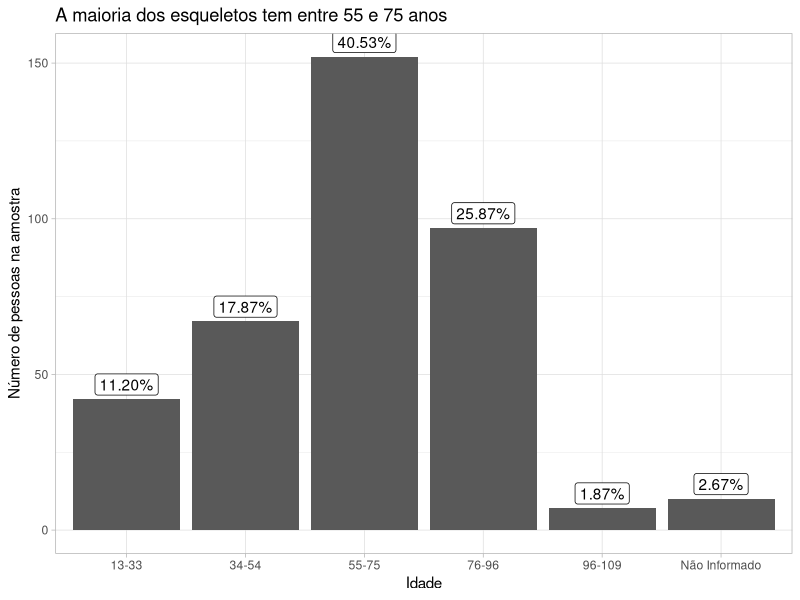
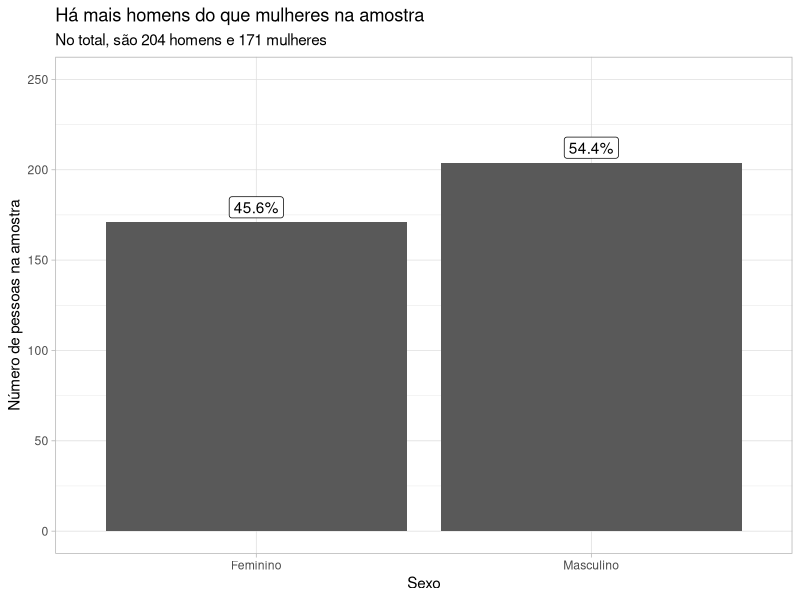
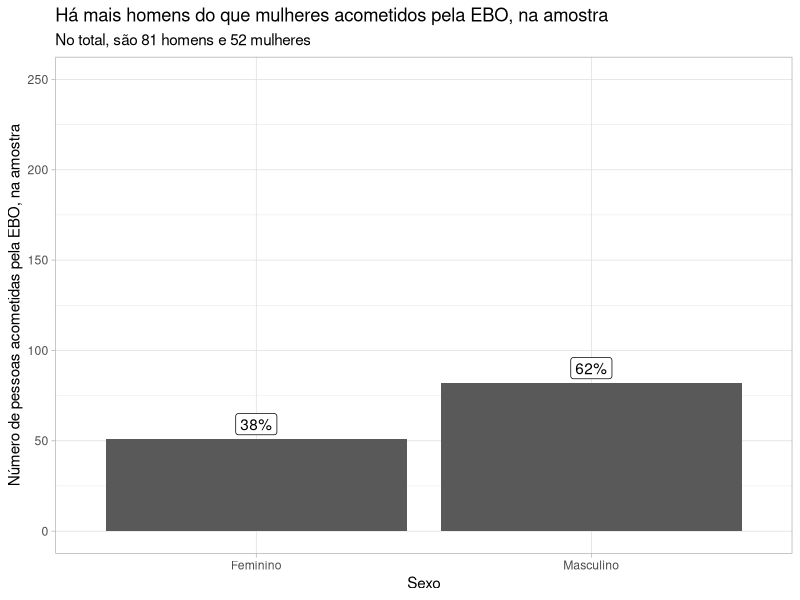
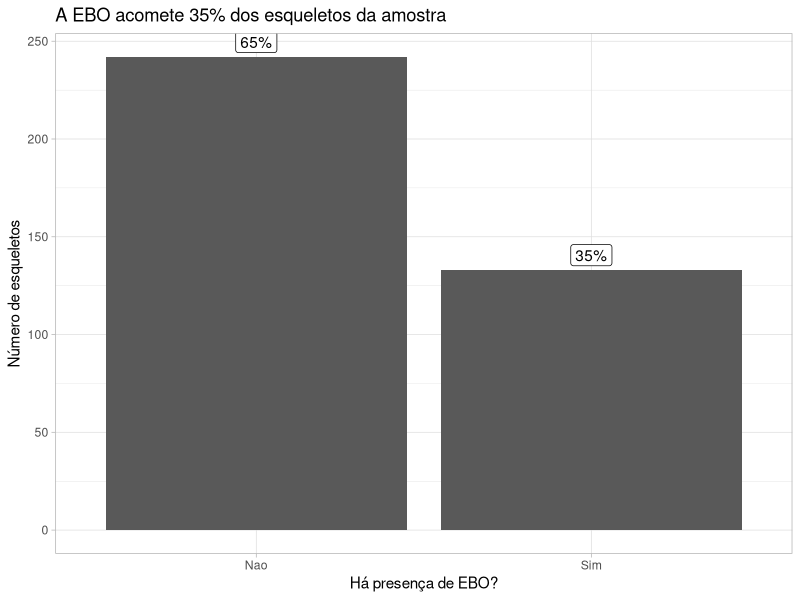
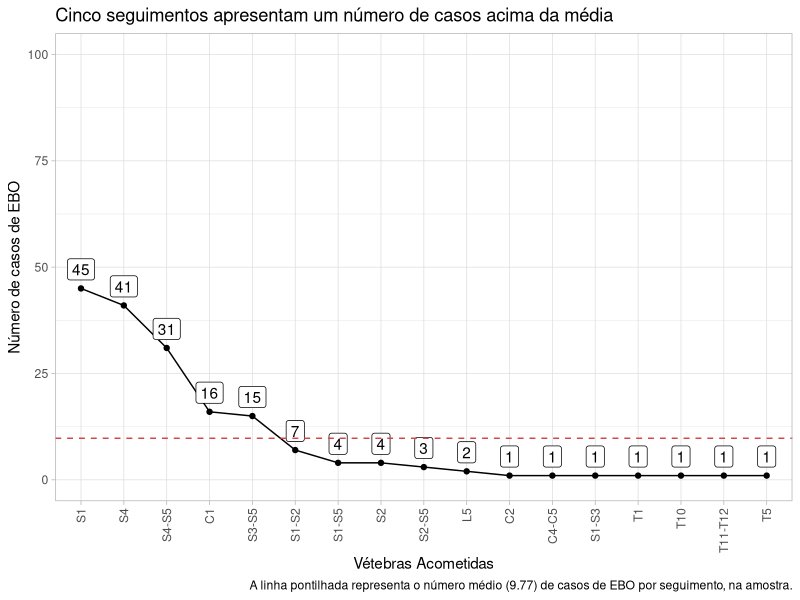
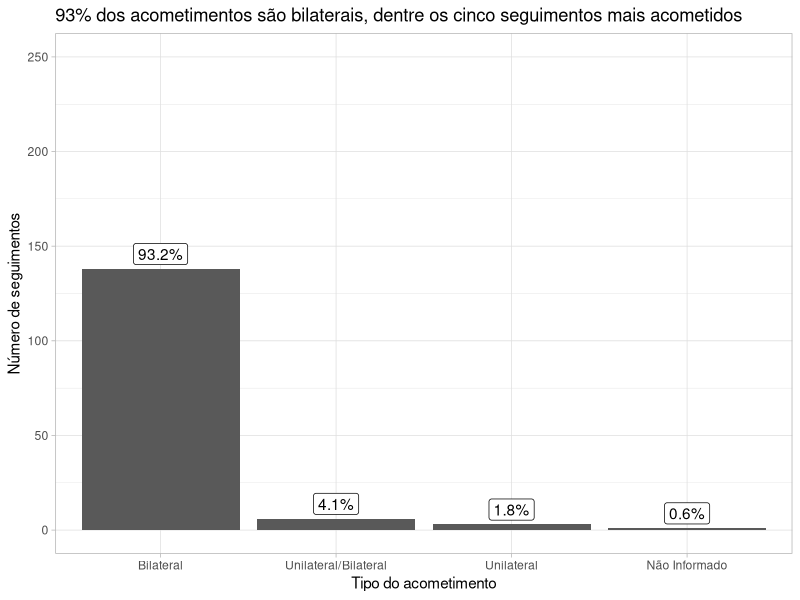
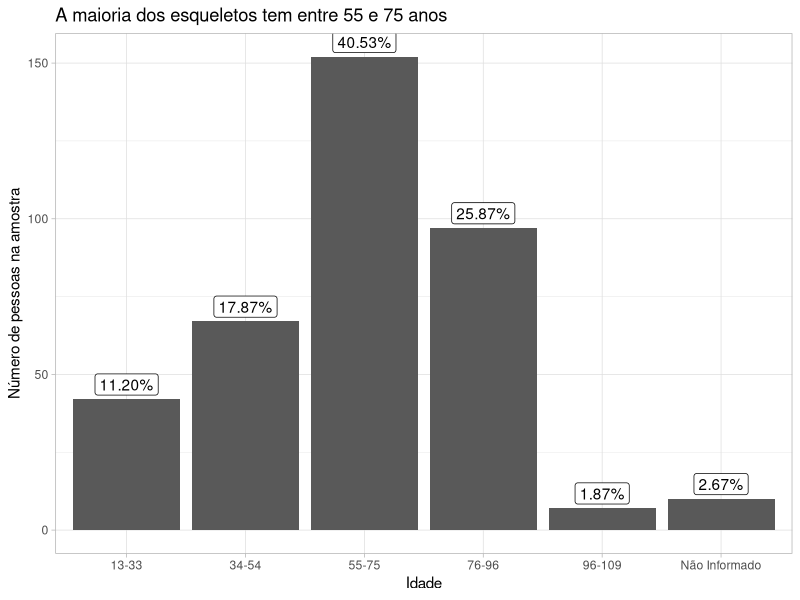
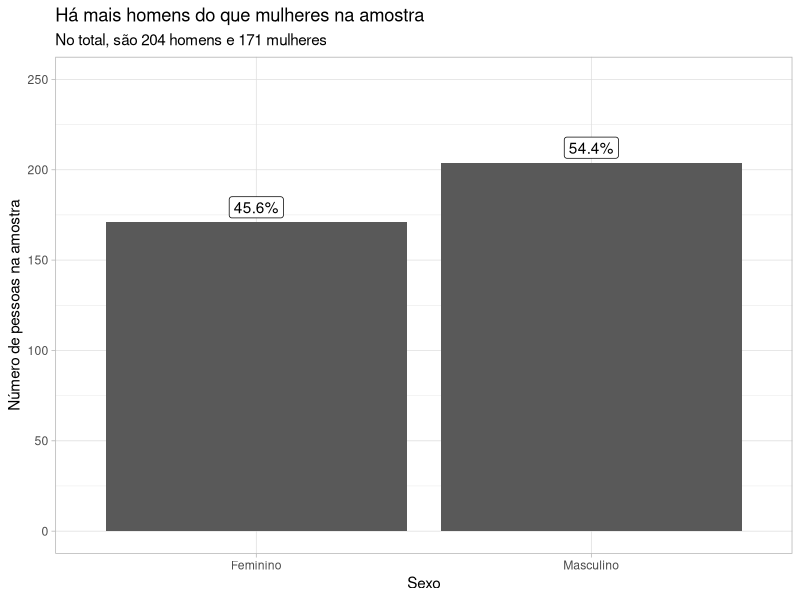

These figures' R source, in order:
## ---- chunk 1
knitr::opts_chunk$set(echo = TRUE)
## ---- chunk 2

library(tidyverse)
library(readxl)
library(lubridate)
library(kableExtra)

theme_set(theme_light())


## ---- chunk 3

colunas <- c("numero", "registro_esqueleto", "empty_1", "sexo", "idade",
             "presenca_ebo", "empty_2", "vertebras_acometidas", "empty_3", 
             "tipo", "feto")


ebos <- read_xlsx("dados_tauanna_idade.xlsx", col_names = colunas) %>% 
  select(-empty_1,  -empty_2, -empty_3)



## ---- chunk 4

datas_ebos <- ebos %>% 
  rownames_to_column("row") %>% 
  filter(str_detect(numero, "Data") | str_detect(numero, "DATA")) %>% 
  select(row, numero) %>% 
  mutate(numero = dmy(str_remove(numero, "Data: ")))


ebos <- ebos %>% 
  filter(if_any(everything(), ~ !is.na(.))) %>% 
  filter(!str_starts(numero, "Data") 
         & !str_starts(numero, "DATA")
         & !str_starts(numero, "N")
         & !str_starts(numero, "\\*")) 

ebos <- ebos %>% 
  mutate(presenca_ebo = 
           ifelse(presenca_ebo == "x" | presenca_ebo == "X", 
                  "NAO", presenca_ebo),
         vertebras_acometidas = 
           ifelse(vertebras_acometidas == "x" | vertebras_acometidas == "X", 
                  NA, vertebras_acometidas),
         tipo = ifelse(tipo == "x" | tipo == "X", NA, tipo),
         feto = if_else(feto == "Feto", TRUE, FALSE),
         idade = as.numeric(idade)) %>% 
  filter(!(presenca_ebo %in% c("INCOMPLETO", "PREJUDICADO")))
  


## ---- chunk 5

idade_ebo <- ebos %>% 
  mutate(faixa_etaria = case_when(
    idade >= 13 & idade <= 33 ~ "13-33",
    idade >= 34 & idade <= 54 ~ "34-54",
    idade >= 55 & idade <= 75 ~ "55-75",
    idade >= 76 & idade <= 96 ~ "76-96",
    idade >= 96 & idade <= 109 ~ "96-109")) %>% 
  count(faixa_etaria) %>% 
  mutate(faixa_etaria = ifelse(is.na(faixa_etaria), "Não Informado", faixa_etaria),
    prop = n/sum(n),
    y_position = cumsum(prop)- 0.5*prop)

plot <- idade_ebo %>% 
  ggplot(aes(faixa_etaria, n)) +
  geom_col() +
  geom_label(aes(label = scales::percent(prop)), vjust = -.2)

plot +
  labs(x = "Idade", y = "Número de pessoas na amostra",
       title = "A maioria dos esqueletos tem entre 55 e 75 anos")

ggsave("figuras/amostra_faixa_etaria.png", width = 8, height = 8)


## ---- chunk 6

sexo_ebo <- ebos %>% 
  count(sexo) %>% 
  mutate(prop = n/sum(n),
         y_position = cumsum(prop)- 0.5*prop)

plot <- sexo_ebo %>% 
  ggplot(aes(sexo, n)) +
  geom_col() +
  geom_label(aes(label = scales::percent(prop)), vjust = -.2)

plot +
  labs(x = "Sexo", y = "Número de pessoas na amostra",
       title = "Há mais homens do que mulheres na amostra",
       subtitle = "No total, são 204 homens e 171 mulheres") +
  scale_x_discrete(labels = c("Feminino", "Masculino")) +
  ylim(c(0, 250))

ggsave("figuras/amostra_sexos.png", width = 8, height = 8)

## ---- chunk 7

sexo_ebo <- ebos %>% 
  filter(presenca_ebo == "SIM") %>% 
  count(sexo) %>% 
  mutate(prop = n/sum(n),
         y_position = cumsum(prop)- 0.5*prop)

plot <- sexo_ebo %>% 
  ggplot(aes(sexo, n)) +
  geom_col() +
  geom_label(aes(label = scales::percent(prop)), vjust = -.2)

plot +
  labs(x = "Sexo", y = "Número de pessoas acometidas pela EBO, na amostra",
       title = "Há mais homens do que mulheres acometidos pela EBO, na amostra",
       subtitle = "No total, são 81 homens e 52 mulheres") +
  scale_x_discrete(labels = c("Feminino", "Masculino")) +
  ylim(c(0, 250))

ggsave("figuras/ebo_sexos.png", width = 8, height = 8)

## ---- chunk 8

ebo_ocorrencia <- ebos %>% 
  count(presenca_ebo) %>% 
  mutate(presenca_ebo = str_to_title(presenca_ebo),
         prop = n/sum(n))
  
plot <- ebo_ocorrencia %>% 
  ggplot(aes(fct_reorder(presenca_ebo, -n), n)) +
  geom_col() +
  geom_label(aes(label = scales::percent(prop)), vjust = -.2)

plot +
  labs(x = "Há presença de EBO?", y = "Número de esqueletos",
       title = "A EBO acomete 35% dos esqueletos da amostra")

ggsave("figuras/ebo_ocorrencia.png", width = 7, height = 8)

## ---- chunk 9

vertebras_prop <- ebos %>% 
  filter(presenca_ebo == "SIM") %>% 
  select(registro_esqueleto, vertebras_acometidas) %>% 
  separate_rows(vertebras_acometidas, sep = "; ") %>% 
  group_by(vertebras_acometidas) %>% 
  summarise(n_ebos = n(), .groups = "drop") %>% 
  arrange(desc(n_ebos)) %>% 
  mutate(prop = n_ebos/sum(n_ebos),
         media = sum(n_ebos)/n(),
         acima_da_media = ifelse(n_ebos > media, TRUE, FALSE)) %>% 
  filter(vertebras_acometidas != "C") 
#Existe uma observação com uma vértebra errada, escrita "C"


# ***Terminar de fazer a impressão bonita dessa tabela aqui!***
# Usar pacote gdExtras 

tabela_vertebras <- vertebras_prop %>% 
  select(vertebras_acometidas, n_ebos, prop)

#knitr::kable(test)

tabela_vertebras$prop = formattable::percent(tabela_vertebras$prop, digits = 2) 

tabela_vertebras %>%
  knitr::kable(
    format = "latex",
    align = "l",
    booktabs = TRUE,
    longtable = TRUE,
    linesep = "",
    col.names = c("Vétebra", "Número de Casos de EBO", "Proporção do Número Total de Casos ")
    ) %>%
  kableExtra::kable_styling(
      position = "center",
      latex_options = c("striped", "repeat_header"),
      stripe_color = "gray!15"
    )


## ---- chunk 10

plot <- vertebras_prop %>%
  ggplot(aes(fct_reorder(vertebras_acometidas, -n_ebos), n_ebos)) +
  geom_point() +
  geom_line(group = 1) +
  geom_label(aes(label = n_ebos), vjust = -.4) +
  geom_hline(yintercept = mean(vertebras_prop$media), lty = "dashed", color = "#D04649")

plot +
  labs(x = "Vétebras Acometidas", y = "Número de casos de EBO",
       title = "Cinco seguimentos apresentam um número de casos acima da média",
       caption = "A linha pontilhada representa o número médio (9.77) de casos de EBO por seguimento, na amostra.") +
  ylim(c(0, 100)) +
  theme(axis.text.x = element_text(angle = 90, vjust = 0.5, hjust = 1))

ggsave("figuras/vertebras_mais_acometidas.png", width = 7, height = 8)

## ---- chunk 11

vertebras_mais_acometidas <- vertebras_prop %>% 
  filter(acima_da_media == TRUE) %>% 
  pull(vertebras_acometidas)

prop_bilaterais <- ebos %>% 
  filter(presenca_ebo == "SIM") %>% 
  select(registro_esqueleto, vertebras_acometidas, tipo) %>% 
  separate_rows(vertebras_acometidas, sep = "; ") %>% 
  filter(vertebras_acometidas %in% vertebras_mais_acometidas) %>% 
  count(tipo) %>% 
  mutate(prop = n/sum(n)) %>% 
  filter(n > 1) %>% 
  add_row(tipo = "Unilateral", n = 3, prop = 3*0.006) %>% 
  add_row(tipo = "Não Informado", n = 1, prop = 0.006)


plot <- prop_bilaterais %>% 
  ggplot(aes(fct_reorder(tipo, -n), n)) +
  geom_col() +
  geom_label(aes(label = scales::percent(prop)), vjust = -.2)

plot +
  labs(x = "Tipo do acometimento", y = "Número de seguimentos",
       title = "93% dos acometimentos são bilaterais, dentre os cinco seguimentos mais acometidos") +
  scale_x_discrete(labels = c("Bilateral", "Unilateral/Bilateral", "Unilateral", "Não Informado")) +
  ylim(c(0, 250))

ggsave("figuras/tipo_acometimento.png", width = 8, height = 7)
